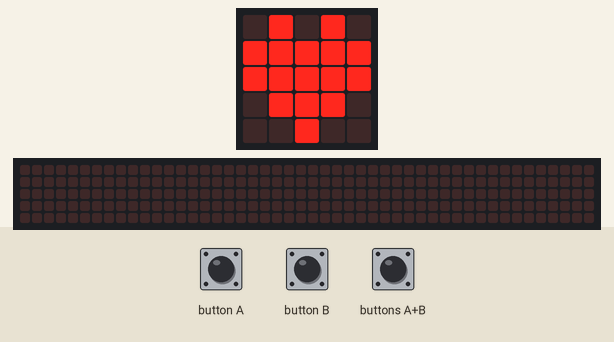
Simulated run of this program. Board: BBC micro:bit (MakeCode). On the bench: the board's 5×5 LED display, a strip that is not on the board, showing the scrolling text unrolled. Inputs (shaded band) come from the test bench. The 48×5 strip is a reading aid, not a part: it shows the text the display is scrolling, unrolled, one strip-width of it at a time.

Above: at 1.3 s.
1.4 s: buttons A+B pressed for 0.15 s
At 1.4 s:
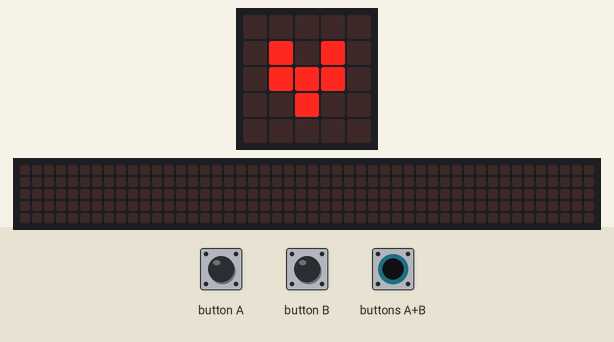
2.1 s: button B pressed for 0.15 s
At 2.17 s:
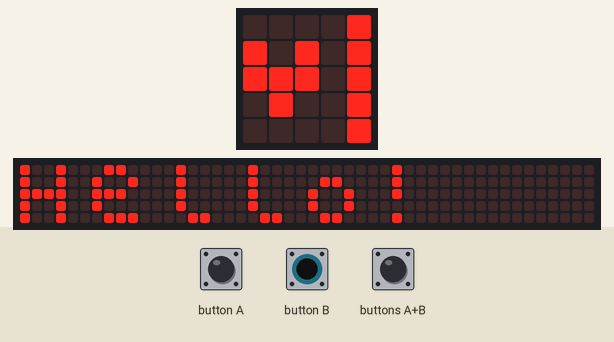
2.8 s: buttons A+B pressed for 1 s
22.3 s: buttons A+B pressed for 0.15 s
At 23.72 s:
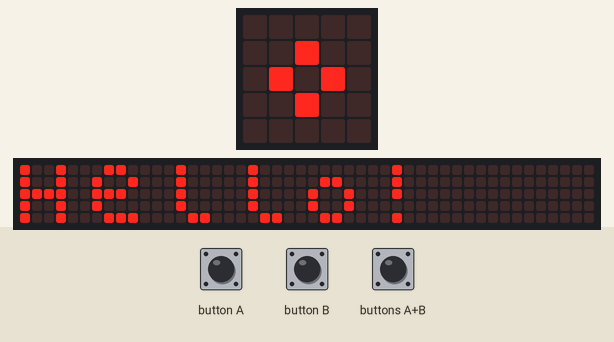

The program:

main.ts
```typescript
input.onGesture(Gesture.ScreenDown, function () {

})
input.onButtonPressed(Button.A, function () {

})
input.onButtonPressed(Button.AB, function () {
    basic.showString("Hello!")
})
input.onButtonPressed(Button.B, function () {
    basic.showIcon(IconNames.Heart)
})
input.onGesture(Gesture.EightG, function () {

})
if (input.buttonIsPressed(Button.AB)) {
    basic.showIcon(IconNames.Chessboard)
} else {
    basic.clearScreen()
}
basic.forever(function () {
    basic.showNumber(1)
    basic.showIcon(IconNames.Heart)
    basic.showIcon(IconNames.SmallHeart)
    basic.showString("Hello!")
    basic.clearScreen()
    basic.pause(10000)
    basic.showIcon(IconNames.Diamond)
    basic.showIcon(IconNames.Chessboard)
    basic.showLeds(`
        . . . . .
        . . . . #
        . . . # .
        # . # . .
        . # . . .
        `)
    basic.showIcon(IconNames.SmallDiamond)
})
```

test.ts
```typescript
// 在這裡測試；當此封包作為擴充功能時，將不會編譯此內容。
```

Measured:
- after the input at 22.3 s, the display: first differs from a run without the input after 1.4 s (image 3)
- what the display in image 0 shows lasts 0.6 s, from 0.8 s to 1.4 s
